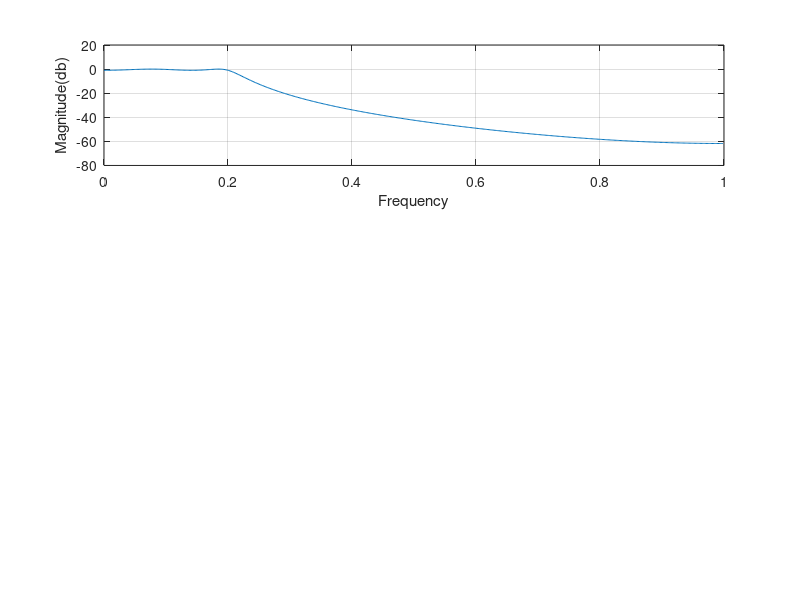

The MATLAB source for this figure: (Note: this script raises an error after producing the figure.)
clc, clear all , close all;
wp = 0.2*pi;
ws = 0.3*pi;
ap = 1;
as = 15;
T = 1; 
[Nb, wcb] = cheb1ord(wp,ws, ap, as, 's');
disp("Order");disp(Nb);disp("Cutoff Frequency");disp(wcb);
[b_s,a_s] = cheby1(Nb,ap, wcb, 's');
[b_z, a_z] = impinvar(b_s,a_s,1/T); 
[hz,wz] = freqz(b_z,a_z);
subplot(3,1,1);
plot(wz/pi,20*log10(abs(hz)));
grid on;
ylabel("Magnitude(db)");
xlabel("Frequency");
[Nb, wcb] = cheb2ord(wp,ws, ap, as, 's');
disp("Order");disp(Nb);disp("Cutoff Frequency");disp(wcb);
[b_s,a_s] = cheby2(Nb,as, wcb, 's');
[b_z, a_z] = impinvar(b_s,a_s,1/T); 
[hz,wz] = freqz(b_z,a_z);
subplot(3,1,2);
plot(wz/pi,20*log10(abs(hz)));
grid on;
ylabel("Magnitude(db)");
xlabel("Frequency");
[Nb, wcb] = ellipord(wp,ws, ap, as, 's');
disp("Order");disp(Nb);disp("Cutoff Frequency");disp(wcb);
[b_s,a_s] = ellip(Nb,ap,as,wcb, 's');
[b_z, a_z] = impinvar(b_s,a_s,1/T); 
[hz,wz] = freqz(b_z,a_z);
subplot(3,1,3);
plot(wz/pi,20*log10(abs(hz)));
grid on;
ylabel("Magnitude(db)");
xlabel("Frequency");